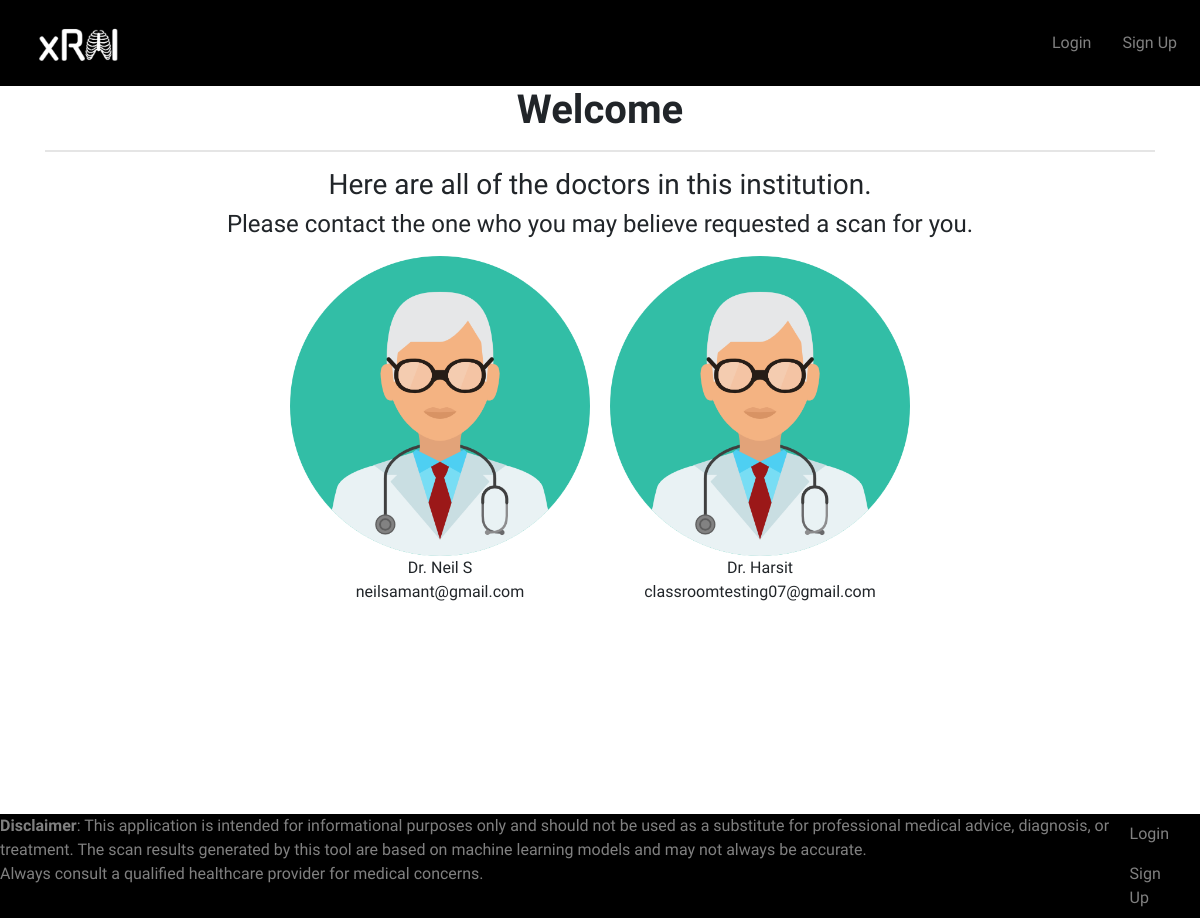
The app's page /contact-us, older data.
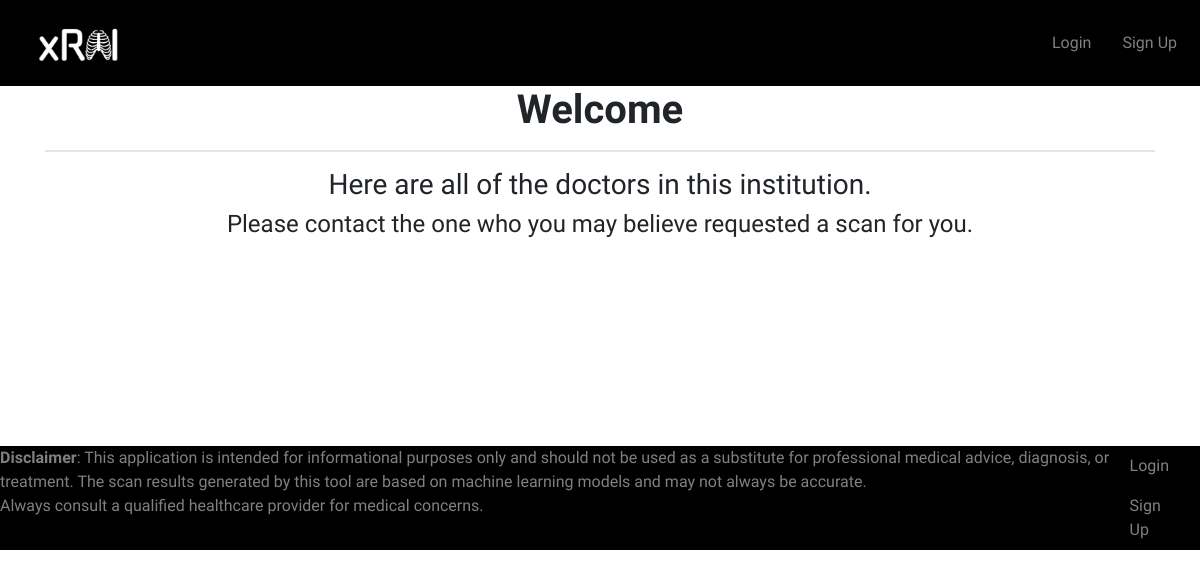
The same page, newer data.
### website/models.py (models this page shows)
class User(db.Model, UserMixin):
    id = db.Column(db.Integer, primary_key=True)
    email = db.Column(db.String(150), unique=True)
    password = db.Column(db.String(150))
    first_name = db.Column(db.String(150))
    isdoctor = db.Column(db.String(150))
    notes = db.relationship('Note')

### website/views.py (the view)
@views.route('/contact-us')
def contact_us():
    return render_template('contact_us.html', user=current_user, all_users=User.query.all())

### website/templates/contact_us.html
{% extends "base.html" %} {% block title %}Contact Us{% endblock %} {% block
content %} {% if user.isdoctor == "Yes" %}
<h1 align="center" class="pageTitle">Welcome Dr. {{user.first_name}}</h1>
<hr style="border-width: 2px" />
{% else %}
<h1 align="center">Welcome {{user.first_name}}</h1>
<hr style="border-width: 2px" />
{% endif %}
<h3 align="center">Here are all of the doctors in this institution.</h3>
<h4 align="center">
  Please contact the one who you may believe requested a scan for you.
</h4>
<div style="display: flex; flex-wrap: wrap; justify-content: center">
  {% for currUser in all_users %} {% if currUser.isdoctor == "Yes" %}
  <figure style="margin: 10px">
    <img
      src="{{url_for('static', filename='../static/images/doctorIcon.png')}}"
      alt="Doctor Icon"
      style="display: block; margin: 0 auto; width: 300px; height: 300px"
    />
    <figcaption style="text-align: center">
      Dr. {{ currUser.first_name }}
      <br />
      {{ currUser.email }}
    </figcaption>
  </figure>
  {% endif %} {% endfor %}
</div>
{% endblock %}

Row changes from the older to the newer data that the page shows:
removed User: first_name "Neil S", email "neilsamant@gmail.com"
removed User: first_name "Harsit", email "classroomtesting07@gmail.com"
